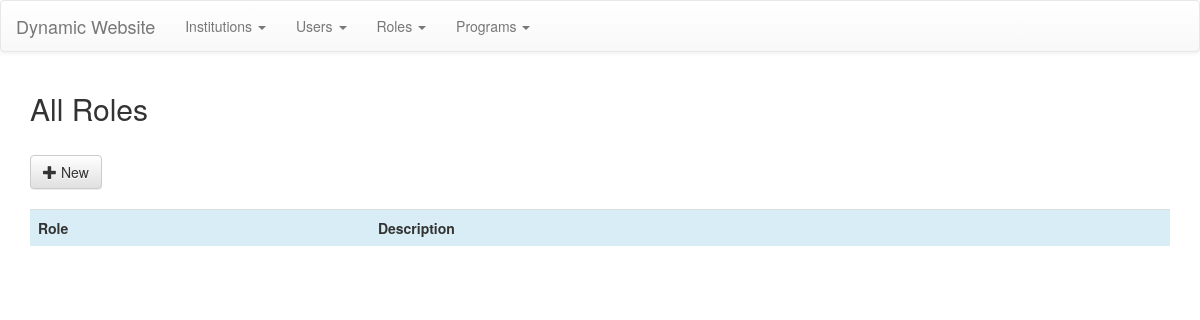
The app's page /index.php/roles, older data.
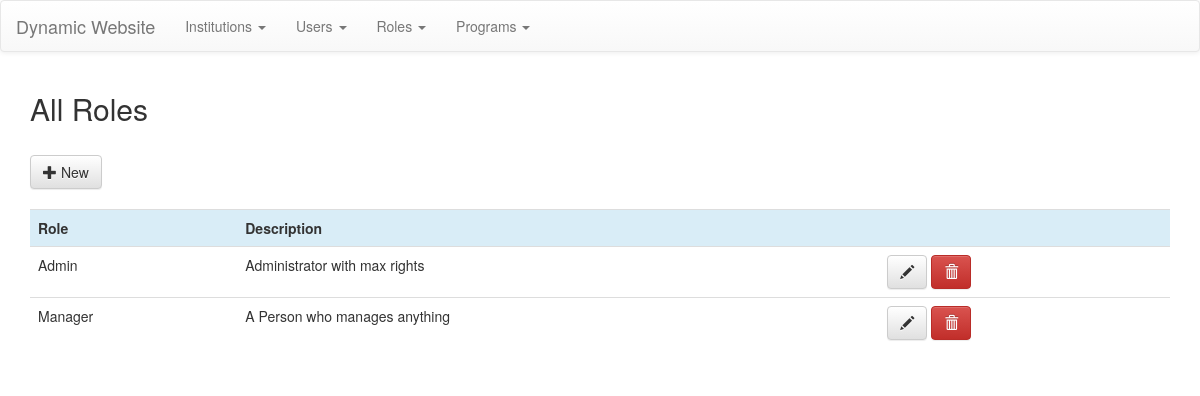
The same page, newer data.
### tables this page shows
CREATE TABLE `roles` (
  `id` int(11) NOT NULL,
  `role_name` varchar(255) NOT NULL,
  `role_des` text
);

### application/controllers/Roles.php (called while the page is built, shortened)
<?php
    class Roles extends CI_Controller{
        public function index(){
            $data['roles'] = $this->roles_model->get_roles();
            $this->load->view('templates/header');
            $this->load->view('roles/all',$data);
            $this->load->view('templates/footer');
        }
    }

### index.php (called while the page is built, shortened)
<?php
require_once BASEPATH.'core/CodeIgniter.php';

### application/models/Roles_model.php (called while the page is built, shortened)
<?php
    class Roles_model extends CI_Model{
        public function get_roles(){
            $this->db->order_by('role_name');
            $query = $this->db->get('roles');
            return $query->result();
        }
    }

### application/views/roles/all.php (the view)
<div class="container">
    <h2>All Roles</h2><br>
    <a class="btn btn-default" href="<?php echo base_url().'roles/new_role'; ?>"><span class="glyphicon glyphicon-plus" aria-hidden="true"></span> New</a>
    <br><br>
    <div class="table-responsive">
        <table class="table">
            <tbody>
                <tr class="info">
                    <th>Role</th>
                    <th>Description</th>
                    <th></th>
                </tr>
                <?php foreach($roles as $role): ?>
                    <tr>
                        <td><?php echo $role->role_name; ?></td>
                        <td><?php echo $role->role_des; ?></td>
                        <td>
                            <a href="<?php echo base_url().'roles/edit_role/'.$role->id; ?>" class="btn btn-default"><span class="glyphicon glyphicon-pencil" aria-hidden="true"></span></a>
                            <a href="<?php echo base_url().'roles/delete_role/'.$role->id; ?>" class="btn btn-danger"><span class="glyphicon glyphicon-trash" aria-hidden="true"></span></a>
                        </td>
                    </tr>
                <?php endforeach; ?>
            </tbody>
        </table>
    </div>
</div>

### application/views/templates/header.php (shortened to what this page needs)
<!DOCTYPE html>
<html lang="en">
  <head>
    <link href="<?php echo base_url(); ?>assets/css/bootstrap.min.css" rel="stylesheet">
    <link href="<?php echo base_url(); ?>assets/css/bootstrap-theme.min.css" rel="stylesheet">
  </head>
  <body>
  <nav class="navbar navbar-default">
  <div class="container-fluid">
    <div class="navbar-header">
      <a class="navbar-brand" href="<?php echo base_url(); ?>">Dynamic Website</a>
    </div>
    <div class="collapse navbar-collapse" id="bs-example-navbar-collapse-1">
      <ul class="nav navbar-nav">
        <li class="dropdown">
          <a href="#" class="dropdown-toggle" data-toggle="dropdown" role="button" aria-haspopup="true" aria-expanded="false">Institutions <span class="caret"></span></a>
        </li>
        <li class="dropdown">
          <a href="#" class="dropdown-toggle" data-toggle="dropdown" role="button" aria-haspopup="true" aria-expanded="false">Users <span class="caret"></span></a>
        </li>
        <li class="dropdown">
          <a href="#" class="dropdown-toggle" data-toggle="dropdown" role="button" aria-haspopup="true" aria-expanded="false">Roles <span class="caret"></span></a>
        </li>
        <li class="dropdown">
          <a href="#" class="dropdown-toggle" data-toggle="dropdown" role="button" aria-haspopup="true" aria-expanded="false">Programs <span class="caret"></span></a>
        </li>
      </ul>
    </div>
  </div>
</nav>

### application/views/templates/footer.php (shortened to what this page needs)
  </body>
</html>

Row changes from the older to the newer data that the page shows:
added roles: role_name "Admin", role_des "Administrator with max rights"
added roles: role_name "Manager", role_des "A Person who manages anything"
